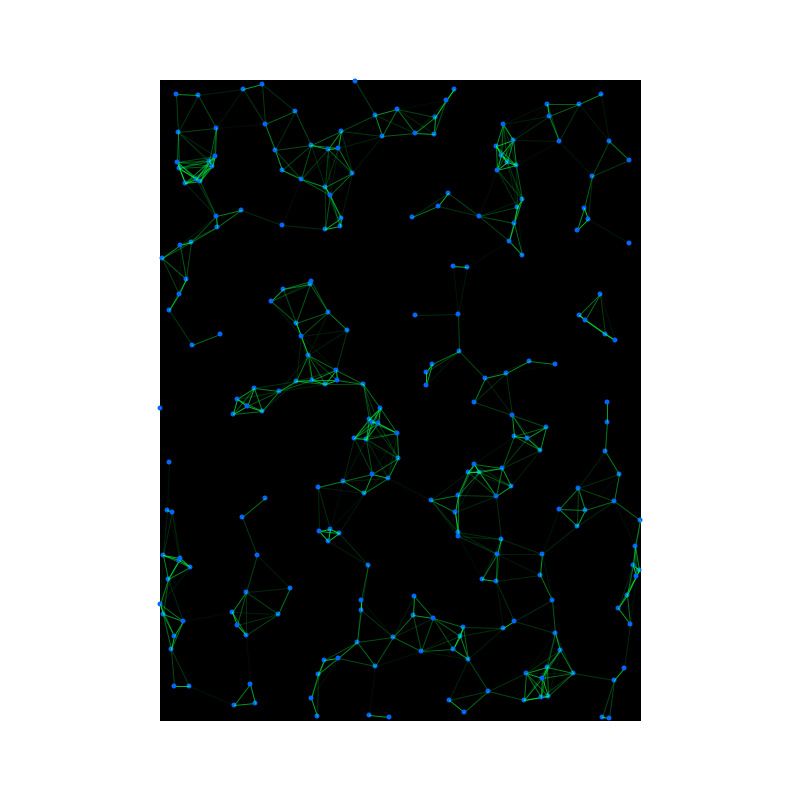
Frame 1 (no input)
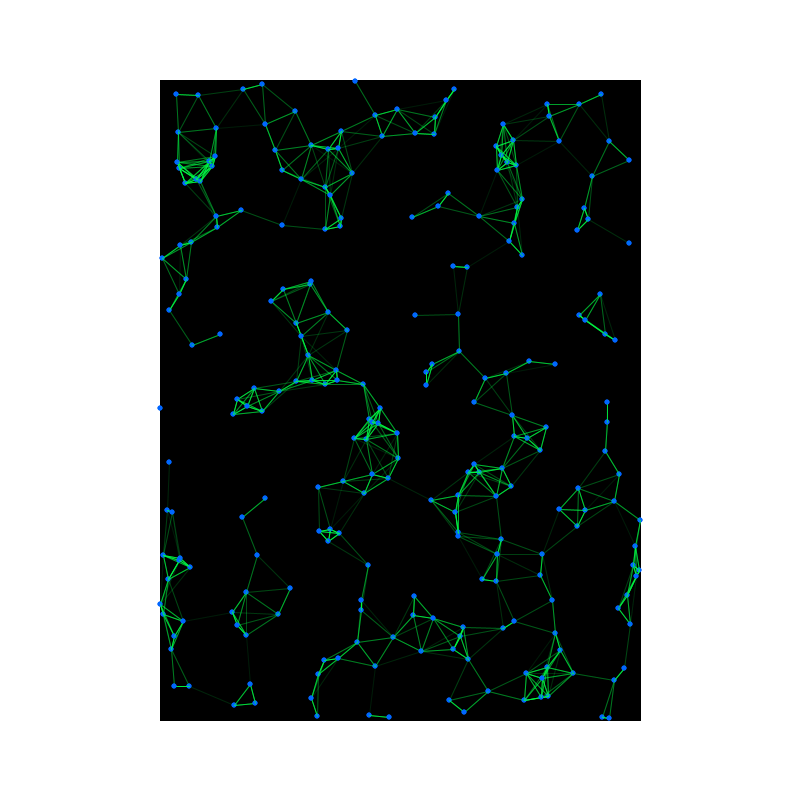
Frame 2 (the mouse pressed at the canvas centre, redrawn once)

The Processing sketch that drew these frames (run headless with seeded random() and noise(); the mouse was pressed at the canvas centre and the sketch redrawn once):

// Processing sketch: build
// ── build.pde
/*
	Places N random dots wherever a pixel is dark/black.
*/

int num = 500;
ArrayList<Ball> balls;

void setup() {
	size(800,800);
	background(255);
	smooth();
	noLoop();

	createStuff();
}

void createStuff() {
	
	// Black rect in center.
	fill(#000000);
	rectMode(CENTER);
	rect(width/2, height/2, width*0.60, height*0.80);

	// Init balls;
	balls = new ArrayList<Ball>();

	// Randomly select a pixel.
	// If it selects a black pixel, then create a circle over it.
	loadPixels();
	for (int i = 0; i < num; ++i) {
		int x = (int) random(width);
		int y = (int) random(height);
		int pixelIndex = y*height + x;
		
		if ( brightness(pixels[pixelIndex]) < 10 ) {
			PVector loc = new PVector(x,y);
			int size = 5;
			int offset = (int) random(5, 20);
			color c = #0066FF;
			balls.add(new Ball(loc, size, offset, c));
		}

	}

}

void draw() {
	for (int i = 0; i < balls.size(); ++i) {
		Ball curBall = balls.get(i);
		curBall.run();

		// Draw connections. We start at j = i+1 because we don't want to make a connection
		// with balls we had already connected to, including balls[i] itself.
		for (int j = i+1; j < balls.size(); ++j) {
				Ball destinationBall = balls.get(j);
				drawConnetion(curBall, destinationBall);
		}
	}
}

void drawConnetion(Ball from, Ball to) {
	int maxDistance = 50;
	int distance = (int) from.location.dist( to.location );

	if ( distance < maxDistance ) {
		int strokeAlpha = (int) map(distance, 0, maxDistance, 255, 10);
		stroke(#00FF44, strokeAlpha);
		strokeWeight(1);
		line(from.location.x, from.location.y, to.location.x, to.location.y);
	}
}
				
// ── Ball.pde
public class Ball {

	public PVector origin, location;
	public int radius;
	public int offset;
	public color c;

	public Ball(PVector _location, int _radius, int _offset, color _c) {
		origin = _location.get();
		location = _location.get();
		radius = _radius;
		offset = _offset;
		c = _c;
	}

	public void run() {
		this.update();
		this.display();
	}

	public void update() {

	}

	public void setLocation(PVector _location) {
		location = _location;
	}

	public void setRadius(int _radius) {
		radius = _radius;
	}

	public void drawConnectionTo(Ball otherBall) {

	}

	public void display() {
		fill(c);
		noStroke();
		ellipse(location.x, location.y, radius, radius);
	}

}
